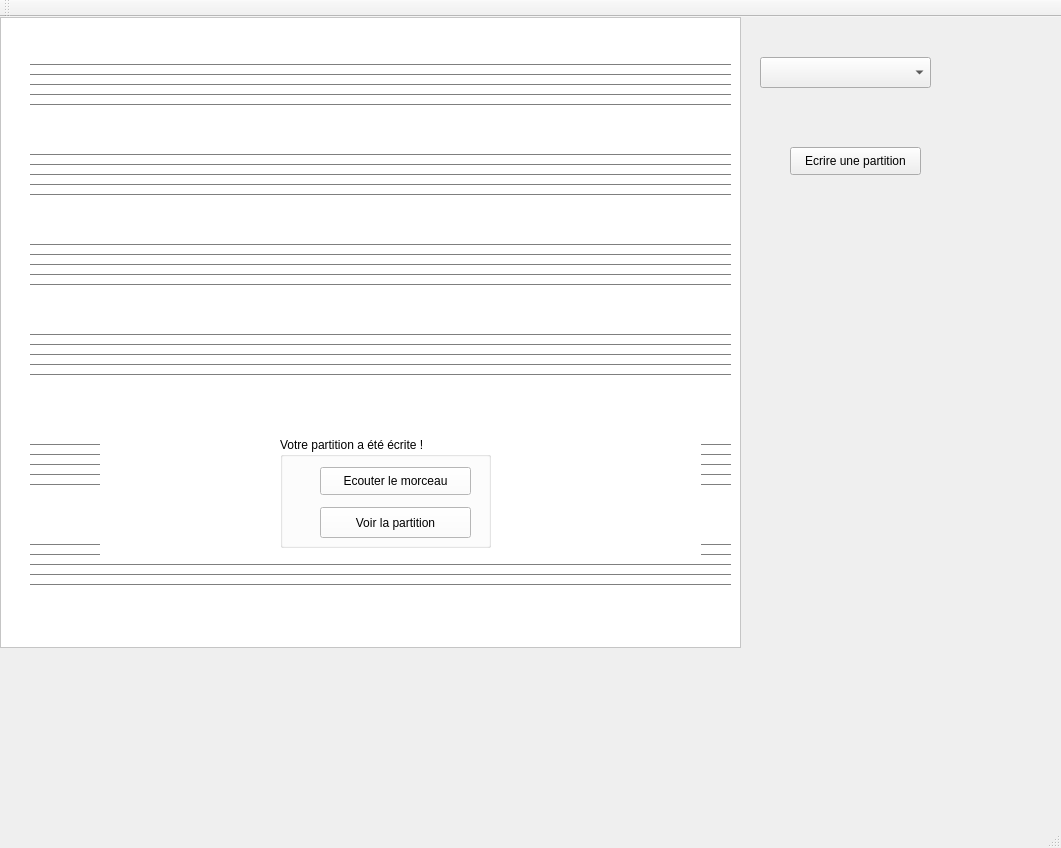
<?xml version="1.0" encoding="UTF-8"?>
<ui version="4.0">
 <class>MainWindow</class>
 <widget class="QMainWindow" name="MainWindow">
  <property name="geometry">
   <rect>
    <x>0</x>
    <y>0</y>
    <width>1061</width>
    <height>848</height>
   </rect>
  </property>
  <property name="windowTitle">
   <string>MainWindow</string>
  </property>
  <widget class="QWidget" name="centralWidget">
   <widget class="QFrame" name="frame">
    <property name="enabled">
     <bool>true</bool>
    </property>
    <property name="geometry">
     <rect>
      <x>0</x>
      <y>0</y>
      <width>741</width>
      <height>631</height>
     </rect>
    </property>
    <property name="palette">
     <palette>
      <active>
       <colorrole role="WindowText">
        <brush brushstyle="SolidPattern">
         <color alpha="255">
          <red>0</red>
          <green>0</green>
          <blue>0</blue>
         </color>
        </brush>
       </colorrole>
       <colorrole role="Button">
        <brush brushstyle="SolidPattern">
         <color alpha="255">
          <red>255</red>
          <green>255</green>
          <blue>255</blue>
         </color>
        </brush>
       </colorrole>
       <colorrole role="Light">
        <brush brushstyle="SolidPattern">
         <color alpha="255">
          <red>255</red>
          <green>255</green>
          <blue>255</blue>
         </color>
        </brush>
       </colorrole>
       <colorrole role="Midlight">
        <brush brushstyle="SolidPattern">
         <color alpha="255">
          <red>255</red>
          <green>255</green>
          <blue>255</blue>
         </color>
        </brush>
       </colorrole>
       <colorrole role="Dark">
        <brush brushstyle="SolidPattern">
         <color alpha="255">
          <red>127</red>
          <green>127</green>
          <blue>127</blue>
         </color>
        </brush>
       </colorrole>
       <colorrole role="Mid">
        <brush brushstyle="SolidPattern">
         <color alpha="255">
          <red>170</red>
          <green>170</green>
          <blue>170</blue>
         </color>
        </brush>
       </colorrole>
       <colorrole role="Text">
        <brush brushstyle="SolidPattern">
         <color alpha="255">
          <red>0</red>
          <green>0</green>
          <blue>0</blue>
         </color>
        </brush>
       </colorrole>
       <colorrole role="BrightText">
        <brush brushstyle="SolidPattern">
         <color alpha="255">
          <red>255</red>
          <green>255</green>
          <blue>255</blue>
         </color>
        </brush>
       </colorrole>
       <colorrole role="ButtonText">
        <brush brushstyle="SolidPattern">
         <color alpha="255">
          <red>0</red>
          <green>0</green>
          <blue>0</blue>
         </color>
        </brush>
       </colorrole>
       <colorrole role="Base">
        <brush brushstyle="SolidPattern">
         <color alpha="255">
          <red>255</red>
          <green>255</green>
          <blue>255</blue>
         </color>
        </brush>
       </colorrole>
       <colorrole role="Window">
        <brush brushstyle="SolidPattern">
         <color alpha="255">
          <red>255</red>
          <green>255</green>
          <blue>255</blue>
         </color>
        </brush>
       </colorrole>
       <colorrole role="Shadow">
        <brush brushstyle="SolidPattern">
         <color alpha="255">
          <red>0</red>
          <green>0</green>
          <blue>0</blue>
         </color>
        </brush>
       </colorrole>
       <colorrole role="AlternateBase">
        <brush brushstyle="SolidPattern">
         <color alpha="255">
          <red>255</red>
          <green>255</green>
          <blue>255</blue>
         </color>
        </brush>
       </colorrole>
       <colorrole role="ToolTipBase">
        <brush brushstyle="SolidPattern">
         <color alpha="255">
          <red>255</red>
          <green>255</green>
          <blue>220</blue>
         </color>
        </brush>
       </colorrole>
       <colorrole role="ToolTipText">
        <brush brushstyle="SolidPattern">
         <color alpha="255">
          <red>0</red>
          <green>0</green>
          <blue>0</blue>
         </color>
        </brush>
       </colorrole>
      </active>
      <inactive>
       <colorrole role="WindowText">
        <brush brushstyle="SolidPattern">
         <color alpha="255">
          <red>0</red>
          <green>0</green>
          <blue>0</blue>
         </color>
        </brush>
       </colorrole>
       <colorrole role="Button">
        <brush brushstyle="SolidPattern">
         <color alpha="255">
          <red>255</red>
          <green>255</green>
          <blue>255</blue>
         </color>
        </brush>
       </colorrole>
       <colorrole role="Light">
        <brush brushstyle="SolidPattern">
         <color alpha="255">
          <red>255</red>
          <green>255</green>
          <blue>255</blue>
         </color>
        </brush>
       </colorrole>
       <colorrole role="Midlight">
        <brush brushstyle="SolidPattern">
         <color alpha="255">
          <red>255</red>
          <green>255</green>
          <blue>255</blue>
         </color>
        </brush>
       </colorrole>
       <colorrole role="Dark">
        <brush brushstyle="SolidPattern">
         <color alpha="255">
          <red>127</red>
          <green>127</green>
          <blue>127</blue>
         </color>
        </brush>
       </colorrole>
       <colorrole role="Mid">
        <brush brushstyle="SolidPattern">
         <color alpha="255">
          <red>170</red>
          <green>170</green>
          <blue>170</blue>
         </color>
        </brush>
       </colorrole>
       <colorrole role="Text">
        <brush brushstyle="SolidPattern">
         <color alpha="255">
          <red>0</red>
          <green>0</green>
          <blue>0</blue>
         </color>
        </brush>
       </colorrole>
       <colorrole role="BrightText">
        <brush brushstyle="SolidPattern">
         <color alpha="255">
          <red>255</red>
          <green>255</green>
          <blue>255</blue>
         </color>
        </brush>
       </colorrole>
       <colorrole role="ButtonText">
        <brush brushstyle="SolidPattern">
         <color alpha="255">
          <red>0</red>
          <green>0</green>
          <blue>0</blue>
         </color>
        </brush>
       </colorrole>
       <colorrole role="Base">
        <brush brushstyle="SolidPattern">
         <color alpha="255">
          <red>255</red>
          <green>255</green>
          <blue>255</blue>
         </color>
        </brush>
       </colorrole>
       <colorrole role="Window">
        <brush brushstyle="SolidPattern">
         <color alpha="255">
          <red>255</red>
          <green>255</green>
          <blue>255</blue>
         </color>
        </brush>
       </colorrole>
       <colorrole role="Shadow">
        <brush brushstyle="SolidPattern">
         <color alpha="255">
          <red>0</red>
          <green>0</green>
          <blue>0</blue>
         </color>
        </brush>
       </colorrole>
       <colorrole role="AlternateBase">
        <brush brushstyle="SolidPattern">
         <color alpha="255">
          <red>255</red>
          <green>255</green>
          <blue>255</blue>
         </color>
        </brush>
       </colorrole>
       <colorrole role="ToolTipBase">
        <brush brushstyle="SolidPattern">
         <color alpha="255">
          <red>255</red>
          <green>255</green>
          <blue>220</blue>
         </color>
        </brush>
       </colorrole>
       <colorrole role="ToolTipText">
        <brush brushstyle="SolidPattern">
         <color alpha="255">
          <red>0</red>
          <green>0</green>
          <blue>0</blue>
         </color>
        </brush>
       </colorrole>
      </inactive>
      <disabled>
       <colorrole role="WindowText">
        <brush brushstyle="SolidPattern">
         <color alpha="255">
          <red>127</red>
          <green>127</green>
          <blue>127</blue>
         </color>
        </brush>
       </colorrole>
       <colorrole role="Button">
        <brush brushstyle="SolidPattern">
         <color alpha="255">
          <red>255</red>
          <green>255</green>
          <blue>255</blue>
         </color>
        </brush>
       </colorrole>
       <colorrole role="Light">
        <brush brushstyle="SolidPattern">
         <color alpha="255">
          <red>255</red>
          <green>255</green>
          <blue>255</blue>
         </color>
        </brush>
       </colorrole>
       <colorrole role="Midlight">
        <brush brushstyle="SolidPattern">
         <color alpha="255">
          <red>255</red>
          <green>255</green>
          <blue>255</blue>
         </color>
        </brush>
       </colorrole>
       <colorrole role="Dark">
        <brush brushstyle="SolidPattern">
         <color alpha="255">
          <red>127</red>
          <green>127</green>
          <blue>127</blue>
         </color>
        </brush>
       </colorrole>
       <colorrole role="Mid">
        <brush brushstyle="SolidPattern">
         <color alpha="255">
          <red>170</red>
          <green>170</green>
          <blue>170</blue>
         </color>
        </brush>
       </colorrole>
       <colorrole role="Text">
        <brush brushstyle="SolidPattern">
         <color alpha="255">
          <red>127</red>
          <green>127</green>
          <blue>127</blue>
         </color>
        </brush>
       </colorrole>
       <colorrole role="BrightText">
        <brush brushstyle="SolidPattern">
         <color alpha="255">
          <red>255</red>
          <green>255</green>
          <blue>255</blue>
         </color>
        </brush>
       </colorrole>
       <colorrole role="ButtonText">
        <brush brushstyle="SolidPattern">
         <color alpha="255">
          <red>127</red>
          <green>127</green>
          <blue>127</blue>
         </color>
        </brush>
       </colorrole>
       <colorrole role="Base">
        <brush brushstyle="SolidPattern">
         <color alpha="255">
          <red>255</red>
          <green>255</green>
          <blue>255</blue>
         </color>
        </brush>
       </colorrole>
       <colorrole role="Window">
        <brush brushstyle="SolidPattern">
         <color alpha="255">
          <red>255</red>
          <green>255</green>
          <blue>255</blue>
         </color>
        </brush>
       </colorrole>
       <colorrole role="Shadow">
        <brush brushstyle="SolidPattern">
         <color alpha="255">
          <red>0</red>
          <green>0</green>
          <blue>0</blue>
         </color>
        </brush>
       </colorrole>
       <colorrole role="AlternateBase">
        <brush brushstyle="SolidPattern">
         <color alpha="255">
          <red>255</red>
          <green>255</green>
          <blue>255</blue>
         </color>
        </brush>
       </colorrole>
       <colorrole role="ToolTipBase">
        <brush brushstyle="SolidPattern">
         <color alpha="255">
          <red>255</red>
          <green>255</green>
          <blue>220</blue>
         </color>
        </brush>
       </colorrole>
       <colorrole role="ToolTipText">
        <brush brushstyle="SolidPattern">
         <color alpha="255">
          <red>0</red>
          <green>0</green>
          <blue>0</blue>
         </color>
        </brush>
       </colorrole>
      </disabled>
     </palette>
    </property>
    <property name="autoFillBackground">
     <bool>true</bool>
    </property>
    <property name="frameShape">
     <enum>QFrame::StyledPanel</enum>
    </property>
    <property name="frameShadow">
     <enum>QFrame::Raised</enum>
    </property>
    <widget class="Line" name="line_31">
     <property name="geometry">
      <rect>
       <x>30</x>
       <y>40</y>
       <width>701</width>
       <height>16</height>
      </rect>
     </property>
     <property name="orientation">
      <enum>Qt::Horizontal</enum>
     </property>
    </widget>
    <widget class="Line" name="line_32">
     <property name="geometry">
      <rect>
       <x>30</x>
       <y>50</y>
       <width>701</width>
       <height>16</height>
      </rect>
     </property>
     <property name="orientation">
      <enum>Qt::Horizontal</enum>
     </property>
    </widget>
    <widget class="Line" name="line_33">
     <property name="geometry">
      <rect>
       <x>30</x>
       <y>60</y>
       <width>701</width>
       <height>16</height>
      </rect>
     </property>
     <property name="orientation">
      <enum>Qt::Horizontal</enum>
     </property>
    </widget>
    <widget class="Line" name="line_34">
     <property name="geometry">
      <rect>
       <x>30</x>
       <y>70</y>
       <width>701</width>
       <height>16</height>
      </rect>
     </property>
     <property name="orientation">
      <enum>Qt::Horizontal</enum>
     </property>
    </widget>
    <widget class="Line" name="line_35">
     <property name="geometry">
      <rect>
       <x>30</x>
       <y>80</y>
       <width>701</width>
       <height>16</height>
      </rect>
     </property>
     <property name="orientation">
      <enum>Qt::Horizontal</enum>
     </property>
    </widget>
    <widget class="Line" name="line_36">
     <property name="geometry">
      <rect>
       <x>30</x>
       <y>130</y>
       <width>701</width>
       <height>16</height>
      </rect>
     </property>
     <property name="orientation">
      <enum>Qt::Horizontal</enum>
     </property>
    </widget>
    <widget class="Line" name="line_37">
     <property name="geometry">
      <rect>
       <x>30</x>
       <y>140</y>
       <width>701</width>
       <height>16</height>
      </rect>
     </property>
     <property name="orientation">
      <enum>Qt::Horizontal</enum>
     </property>
    </widget>
    <widget class="Line" name="line_38">
     <property name="geometry">
      <rect>
       <x>30</x>
       <y>150</y>
       <width>701</width>
       <height>16</height>
      </rect>
     </property>
     <property name="orientation">
      <enum>Qt::Horizontal</enum>
     </property>
    </widget>
    <widget class="Line" name="line_39">
     <property name="geometry">
      <rect>
       <x>30</x>
       <y>160</y>
       <width>701</width>
       <height>16</height>
      </rect>
     </property>
     <property name="orientation">
      <enum>Qt::Horizontal</enum>
     </property>
    </widget>
    <widget class="Line" name="line_40">
     <property name="geometry">
      <rect>
       <x>30</x>
       <y>170</y>
       <width>701</width>
       <height>16</height>
      </rect>
     </property>
     <property name="orientation">
      <enum>Qt::Horizontal</enum>
     </property>
    </widget>
    <widget class="Line" name="line_41">
     <property name="geometry">
      <rect>
       <x>30</x>
       <y>250</y>
       <width>701</width>
       <height>16</height>
      </rect>
     </property>
     <property name="orientation">
      <enum>Qt::Horizontal</enum>
     </property>
    </widget>
    <widget class="Line" name="line_42">
     <property name="geometry">
      <rect>
       <x>30</x>
       <y>240</y>
       <width>701</width>
       <height>16</height>
      </rect>
     </property>
     <property name="orientation">
      <enum>Qt::Horizontal</enum>
     </property>
    </widget>
    <widget class="Line" name="line_43">
     <property name="geometry">
      <rect>
       <x>30</x>
       <y>260</y>
       <width>701</width>
       <height>16</height>
      </rect>
     </property>
     <property name="orientation">
      <enum>Qt::Horizontal</enum>
     </property>
    </widget>
    <widget class="Line" name="line_44">
     <property name="geometry">
      <rect>
       <x>30</x>
       <y>220</y>
       <width>701</width>
       <height>16</height>
      </rect>
     </property>
     <property name="orientation">
      <enum>Qt::Horizontal</enum>
     </property>
    </widget>
    <widget class="Line" name="line_45">
     <property name="geometry">
      <rect>
       <x>30</x>
       <y>230</y>
       <width>701</width>
       <height>16</height>
      </rect>
     </property>
     <property name="orientation">
      <enum>Qt::Horizontal</enum>
     </property>
    </widget>
    <widget class="Line" name="line_46">
     <property name="geometry">
      <rect>
       <x>30</x>
       <y>350</y>
       <width>701</width>
       <height>16</height>
      </rect>
     </property>
     <property name="orientation">
      <enum>Qt::Horizontal</enum>
     </property>
    </widget>
    <widget class="Line" name="line_47">
     <property name="geometry">
      <rect>
       <x>30</x>
       <y>340</y>
       <width>701</width>
       <height>16</height>
      </rect>
     </property>
     <property name="orientation">
      <enum>Qt::Horizontal</enum>
     </property>
    </widget>
    <widget class="Line" name="line_48">
     <property name="geometry">
      <rect>
       <x>30</x>
       <y>310</y>
       <width>701</width>
       <height>16</height>
      </rect>
     </property>
     <property name="orientation">
      <enum>Qt::Horizontal</enum>
     </property>
    </widget>
    <widget class="Line" name="line_49">
     <property name="geometry">
      <rect>
       <x>30</x>
       <y>320</y>
       <width>701</width>
       <height>16</height>
      </rect>
     </property>
     <property name="orientation">
      <enum>Qt::Horizontal</enum>
     </property>
    </widget>
    <widget class="Line" name="line_50">
     <property name="geometry">
      <rect>
       <x>30</x>
       <y>330</y>
       <width>701</width>
       <height>16</height>
      </rect>
     </property>
     <property name="orientation">
      <enum>Qt::Horizontal</enum>
     </property>
    </widget>
    <widget class="Line" name="line_51">
     <property name="geometry">
      <rect>
       <x>30</x>
       <y>460</y>
       <width>701</width>
       <height>16</height>
      </rect>
     </property>
     <property name="orientation">
      <enum>Qt::Horizontal</enum>
     </property>
    </widget>
    <widget class="Line" name="line_52">
     <property name="geometry">
      <rect>
       <x>30</x>
       <y>430</y>
       <width>701</width>
       <height>16</height>
      </rect>
     </property>
     <property name="orientation">
      <enum>Qt::Horizontal</enum>
     </property>
    </widget>
    <widget class="Line" name="line_53">
     <property name="geometry">
      <rect>
       <x>30</x>
       <y>450</y>
       <width>701</width>
       <height>16</height>
      </rect>
     </property>
     <property name="orientation">
      <enum>Qt::Horizontal</enum>
     </property>
    </widget>
    <widget class="Line" name="line_54">
     <property name="geometry">
      <rect>
       <x>30</x>
       <y>440</y>
       <width>701</width>
       <height>16</height>
      </rect>
     </property>
     <property name="orientation">
      <enum>Qt::Horizontal</enum>
     </property>
    </widget>
    <widget class="Line" name="line_55">
     <property name="geometry">
      <rect>
       <x>30</x>
       <y>420</y>
       <width>701</width>
       <height>16</height>
      </rect>
     </property>
     <property name="orientation">
      <enum>Qt::Horizontal</enum>
     </property>
    </widget>
    <widget class="Line" name="line_56">
     <property name="geometry">
      <rect>
       <x>30</x>
       <y>560</y>
       <width>701</width>
       <height>16</height>
      </rect>
     </property>
     <property name="orientation">
      <enum>Qt::Horizontal</enum>
     </property>
    </widget>
    <widget class="Line" name="line_57">
     <property name="geometry">
      <rect>
       <x>30</x>
       <y>540</y>
       <width>701</width>
       <height>16</height>
      </rect>
     </property>
     <property name="orientation">
      <enum>Qt::Horizontal</enum>
     </property>
    </widget>
    <widget class="Line" name="line_58">
     <property name="geometry">
      <rect>
       <x>30</x>
       <y>550</y>
       <width>701</width>
       <height>16</height>
      </rect>
     </property>
     <property name="orientation">
      <enum>Qt::Horizontal</enum>
     </property>
    </widget>
    <widget class="Line" name="line_59">
     <property name="geometry">
      <rect>
       <x>30</x>
       <y>530</y>
       <width>701</width>
       <height>16</height>
      </rect>
     </property>
     <property name="orientation">
      <enum>Qt::Horizontal</enum>
     </property>
    </widget>
    <widget class="Line" name="line_60">
     <property name="geometry">
      <rect>
       <x>30</x>
       <y>520</y>
       <width>701</width>
       <height>16</height>
      </rect>
     </property>
     <property name="orientation">
      <enum>Qt::Horizontal</enum>
     </property>
    </widget>
    <widget class="QLabel" name="cledeSol_2">
     <property name="geometry">
      <rect>
       <x>40</x>
       <y>40</y>
       <width>21</width>
       <height>61</height>
      </rect>
     </property>
     <property name="text">
      <string/>
     </property>
    </widget>
    <widget class="QLabel" name="mesure1_2">
     <property name="geometry">
      <rect>
       <x>90</x>
       <y>40</y>
       <width>47</width>
       <height>51</height>
      </rect>
     </property>
     <property name="font">
      <font>
       <family>Source Code Pro</family>
       <pointsize>14</pointsize>
       <weight>75</weight>
       <bold>true</bold>
      </font>
     </property>
     <property name="text">
      <string/>
     </property>
    </widget>
    <widget class="QStackedWidget" name="dialogue">
     <property name="geometry">
      <rect>
       <x>100</x>
       <y>410</y>
       <width>601</width>
       <height>131</height>
      </rect>
     </property>
     <property name="autoFillBackground">
      <bool>true</bool>
     </property>
     <property name="currentIndex">
      <number>3</number>
     </property>
     <widget class="QWidget" name="page_4">
      <widget class="QGroupBox" name="boxTempo_2">
       <property name="geometry">
        <rect>
         <x>50</x>
         <y>40</y>
         <width>491</width>
         <height>61</height>
        </rect>
       </property>
       <property name="autoFillBackground">
        <bool>true</bool>
       </property>
       <property name="title">
        <string>Veuillez choisir la mesure souhaitée:</string>
       </property>
       <widget class="QComboBox" name="MESURE">
        <property name="geometry">
         <rect>
          <x>130</x>
          <y>20</y>
          <width>171</width>
          <height>31</height>
         </rect>
        </property>
       </widget>
      </widget>
     </widget>
     <widget class="QWidget" name="page">
      <widget class="QGroupBox" name="boxTempo">
       <property name="geometry">
        <rect>
         <x>30</x>
         <y>40</y>
         <width>491</width>
         <height>61</height>
        </rect>
       </property>
       <property name="autoFillBackground">
        <bool>true</bool>
       </property>
       <property name="title">
        <string>Veuillez taper quatre fois sur le bouton &quot;Tempo&quot; à la pulsation souhaitée </string>
       </property>
       <widget class="QPushButton" name="boutonTempo">
        <property name="geometry">
         <rect>
          <x>190</x>
          <y>20</y>
          <width>93</width>
          <height>28</height>
         </rect>
        </property>
        <property name="text">
         <string>Tempo</string>
        </property>
       </widget>
      </widget>
     </widget>
     <widget class="QWidget" name="page_2">
      <widget class="QGroupBox" name="boxEcrirePartition">
       <property name="geometry">
        <rect>
         <x>40</x>
         <y>30</y>
         <width>511</width>
         <height>80</height>
        </rect>
       </property>
       <property name="autoFillBackground">
        <bool>true</bool>
       </property>
       <property name="title">
        <string>Veuillez écrire votre partition dans le cadre blanc ci-dessous : </string>
       </property>
       <widget class="QTextEdit" name="textEdit">
        <property name="geometry">
         <rect>
          <x>10</x>
          <y>40</y>
          <width>481</width>
          <height>31</height>
         </rect>
        </property>
       </widget>
       <widget class="QLabel" name="label">
        <property name="geometry">
         <rect>
          <x>20</x>
          <y>20</y>
          <width>271</width>
          <height>16</height>
         </rect>
        </property>
        <property name="text">
         <string>Tapez sur Enter lorsque vous avez fini</string>
        </property>
       </widget>
      </widget>
     </widget>
     <widget class="QWidget" name="page_3">
      <widget class="QGroupBox" name="boxPartitionEcrite">
       <property name="geometry">
        <rect>
         <x>180</x>
         <y>10</y>
         <width>211</width>
         <height>111</height>
        </rect>
       </property>
       <property name="autoFillBackground">
        <bool>true</bool>
       </property>
       <property name="title">
        <string>Votre partition a été écrite ! </string>
       </property>
       <widget class="QPushButton" name="boutonEcouter">
        <property name="geometry">
         <rect>
          <x>40</x>
          <y>30</y>
          <width>151</width>
          <height>28</height>
         </rect>
        </property>
        <property name="text">
         <string>Ecouter le morceau</string>
        </property>
       </widget>
       <widget class="QPushButton" name="boutonvoirpartition">
        <property name="geometry">
         <rect>
          <x>40</x>
          <y>70</y>
          <width>151</width>
          <height>31</height>
         </rect>
        </property>
        <property name="text">
         <string>Voir la partition</string>
        </property>
       </widget>
      </widget>
     </widget>
    </widget>
   </widget>
   <widget class="QPushButton" name="boutonEcrirePartition">
    <property name="geometry">
     <rect>
      <x>790</x>
      <y>130</y>
      <width>131</width>
      <height>28</height>
     </rect>
    </property>
    <property name="text">
     <string>Ecrire une partition</string>
    </property>
   </widget>
   <widget class="QComboBox" name="CLE">
    <property name="geometry">
     <rect>
      <x>760</x>
      <y>40</y>
      <width>171</width>
      <height>31</height>
     </rect>
    </property>
   </widget>
  </widget>
  <widget class="QMenuBar" name="menuBar">
   <property name="geometry">
    <rect>
     <x>0</x>
     <y>0</y>
     <width>1061</width>
     <height>26</height>
    </rect>
   </property>
  </widget>
  <widget class="QToolBar" name="mainToolBar">
   <attribute name="toolBarArea">
    <enum>TopToolBarArea</enum>
   </attribute>
   <attribute name="toolBarBreak">
    <bool>false</bool>
   </attribute>
  </widget>
  <widget class="QStatusBar" name="statusBar"/>
 </widget>
 <layoutdefault spacing="6" margin="11"/>
 <resources/>
 <connections/>
</ui>
